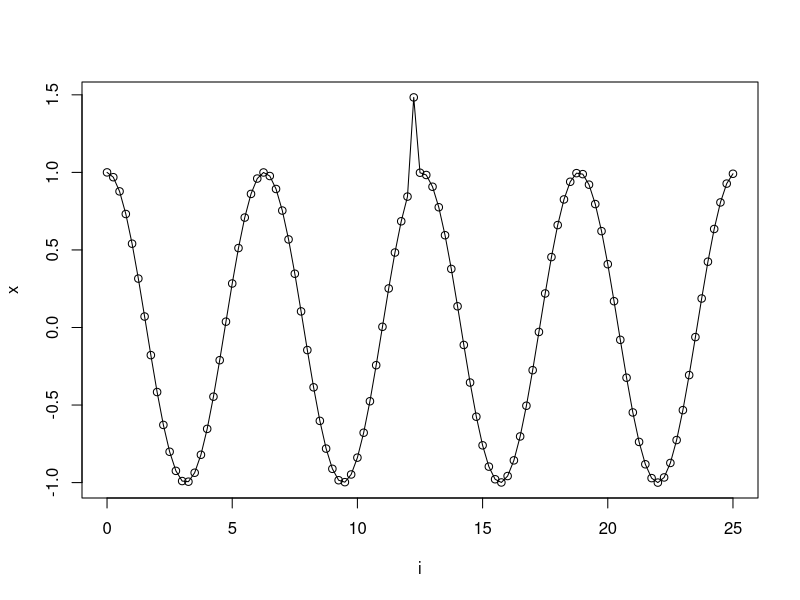
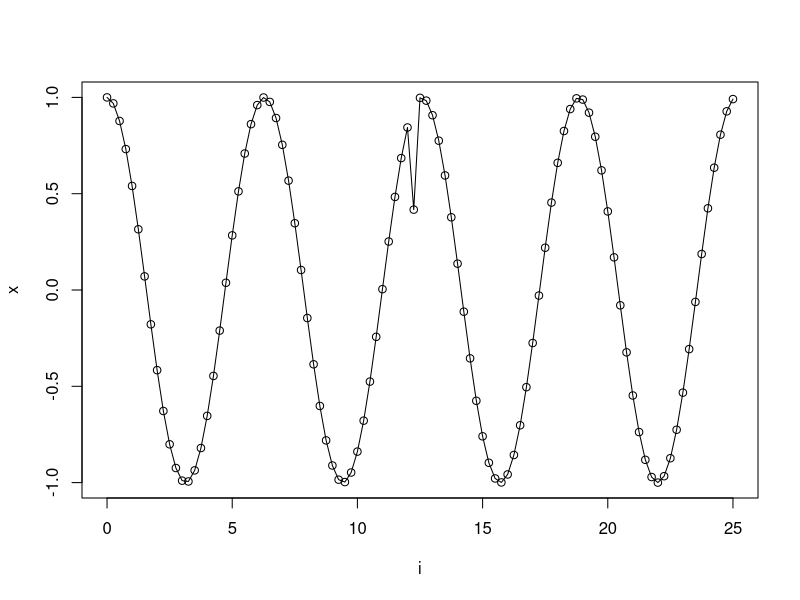
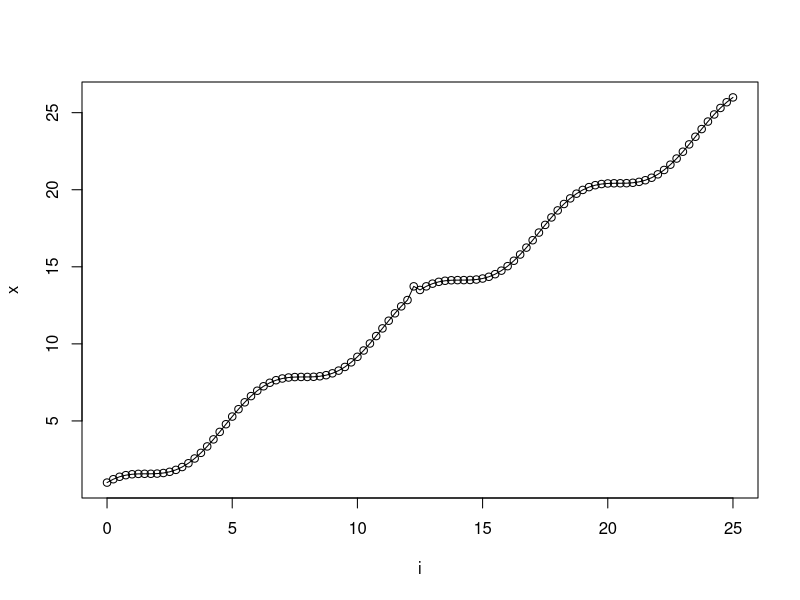
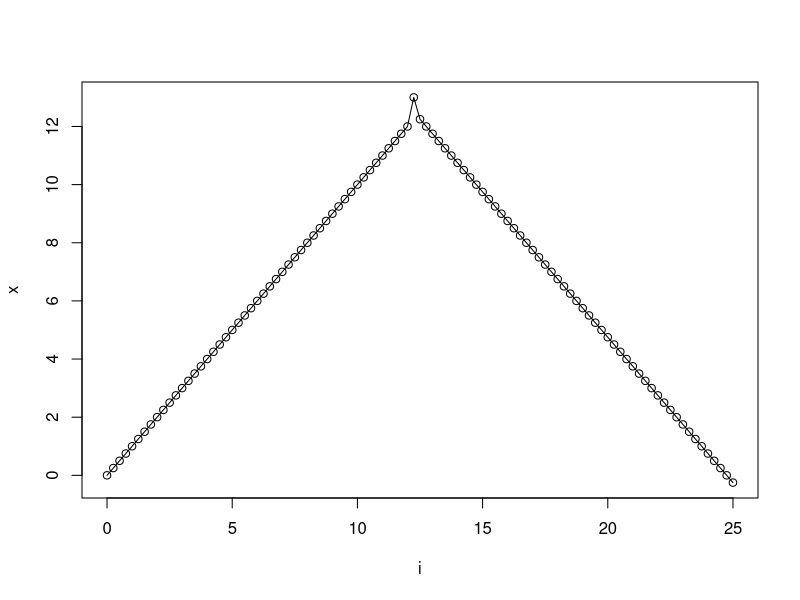
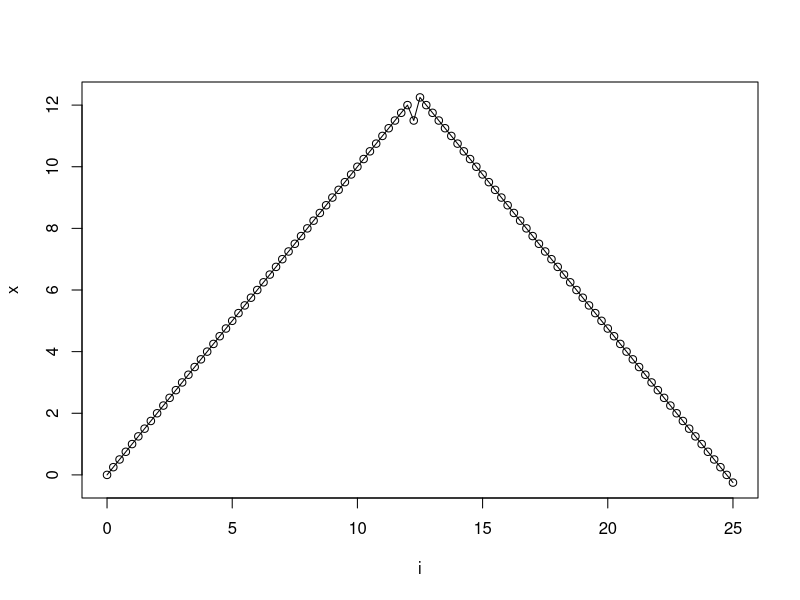
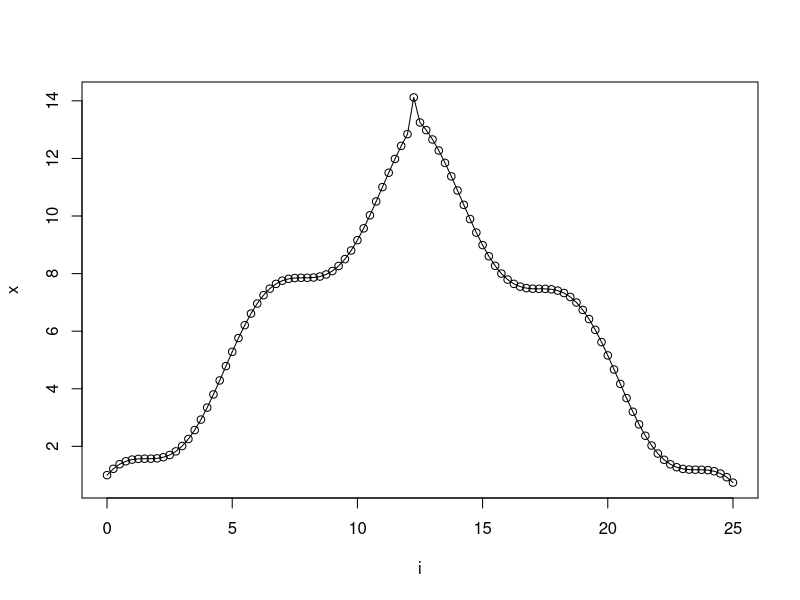
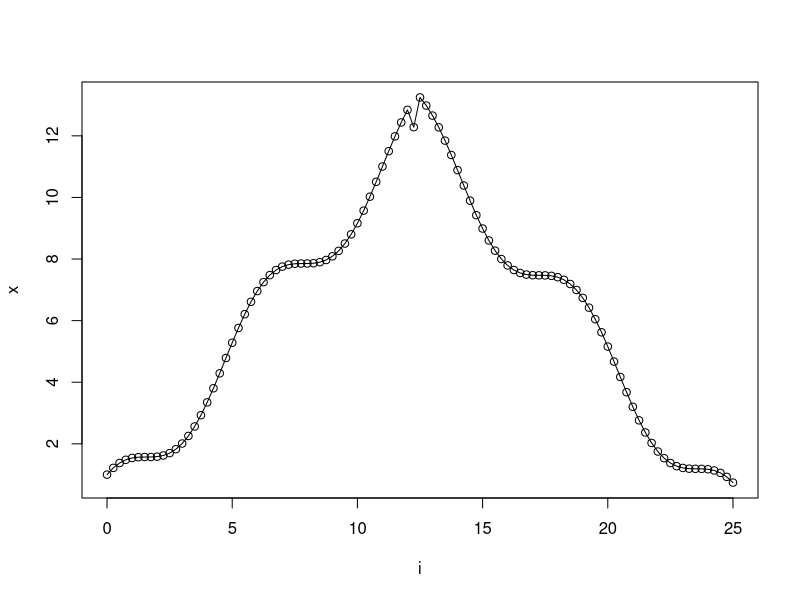

Write the R code that produced these figures, in order. (Note: this script raises an error after producing the figures.)
har_examples <- list()

{ # time series 1
  i <- seq(0, 25, 0.25)
  x <- cos(i)
  event <- rep(FALSE, length(x))

  event[50] <- TRUE
  x[50] <- x[50] + 3*sd(x[1:(length(x)-1)]-x[2:length(x)])

  length(i)

  plot(i, x)
  lines(i, x)

  har_examples[[length(har_examples)+1]] <- data.frame(serie = x, event = event)
}

{ # time series 2
  i <- seq(0, 25, 0.25)
  x <- cos(i)
  event <- rep(FALSE, length(x))

  event[50] <- TRUE
  x[50] <- x[50] - 3*sd(x[1:(length(x)-1)]-x[2:length(x)])

  length(i)

  plot(i, x)
  lines(i, x)

  har_examples[[length(har_examples)+1]] <- data.frame(serie = x, event = event)
}

{ # time series 3
  i <- seq(0, 25, 0.25)
  x <- cos(i)+i
  event <- rep(FALSE, length(x))

  event[50] <- TRUE
  x[50] <- x[50] + 3*sd(x[1:(length(x)-1)]-x[2:length(x)])

  length(i)

  plot(i, x)
  lines(i, x)


  har_examples[[length(har_examples)+1]] <- data.frame(serie = x, event = event)
}

{ # time series 4
  i <- seq(0, 25, 0.25)
  x <- i
  x[51:101] <- max(x[51:100]) - x[51:101]
  event <- rep(FALSE, length(x))

  event[50] <- TRUE
  x[50] <- x[50] + 3*sd(x[1:(length(x)-1)]-x[2:length(x)])

  length(i)

  plot(i, x)
  lines(i, x)


  har_examples[[length(har_examples)+1]] <- data.frame(serie = x, event = event)
}

{ # time series 5
  i <- seq(0, 25, 0.25)
  x <- i
  x[51:101] <- max(x[51:100]) - x[51:101]
  event <- rep(FALSE, length(x))

  event[50] <- TRUE
  x[50] <- x[50] - 3*sd(x[1:(length(x)-1)]-x[2:length(x)])

  length(i)

  plot(i, x)
  lines(i, x)


  har_examples[[length(har_examples)+1]] <- data.frame(serie = x, event = event)
}

{ # time series 6
  i <- seq(0, 25, 0.25)
  x <- cos(i)
  xt <- i
  xt[51:101] <- max(xt[51:100]) - xt[51:101]
  x <- x + xt

  event <- rep(FALSE, length(x))

  event[50] <- TRUE
  x[50] <- x[50] + 3*sd(x[1:(length(x)-1)]-x[2:length(x)])

  length(i)

  plot(i, x)
  lines(i, x)


  har_examples[[length(har_examples)+1]] <- data.frame(serie = x, event = event)
}


{ # time series 7
  i <- seq(0, 25, 0.25)
  x <- cos(i)
  xt <- i
  xt[51:101] <- max(xt[51:100]) - xt[51:101]
  x <- x + xt

  event <- rep(FALSE, length(x))

  event[50] <- TRUE
  x[50] <- x[50] - 3*sd(x[1:(length(x)-1)]-x[2:length(x)])

  length(i)

  plot(i, x)
  lines(i, x)


  har_examples[[length(har_examples)+1]] <- data.frame(serie = x, event = event)
}

save(har_examples, file="./data/har_examples.RData", compress = TRUE)
